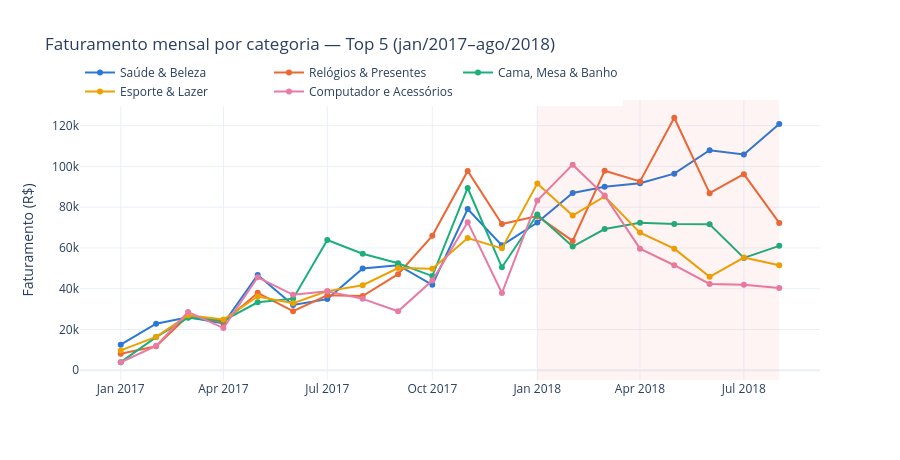

Source (notebook cell):
### Code cell
# Faturamento Mensal por Categoria

fig = go.Figure()
for cat in TOP5:
    fig.add_trace(go.Scatter(
        x=top5_mensal.index, y=top5_mensal[cat], name=NOMES_TOP5[cat],
        mode='lines+markers', line=dict(color=CORES_CATEGORIA[cat], width=2), marker=dict(size=6),
    ))
fig.add_vrect(x0='2018-01', x1='2018-08', fillcolor='#e34948', opacity=0.06, line_width=0)
fig.update_layout(
    title='Faturamento mensal por categoria — Top 5 (jan/2017–ago/2018)',
    xaxis_title='', yaxis_title='Faturamento (R$)',
    template='plotly_white', height=460, hovermode='x unified',
    legend=dict(orientation='h', y=1.15, x=0),
)
fig.show()

### Figure 1 — Plotly figure (JSON) as saved in the notebook; plotly's stock layout.template omitted (floating-point values rounded to 4 significant figures)
{"data": [{"line": {"color": "#2a78d6", "width": 2}, "marker": {"size": 6}, "mode": "lines+markers", "name": "Saúde & Beleza", "type": "scatter", "x": ["2017-01", "2017-02", "2017-03", "2017-04", "2017-05", "2017-06", "2017-07", "2017-08", "2017-09", "2017-10", "2017-11", "2017-12", "2018-01", "2018-02", "2018-03", "2018-04", "2018-05", "2018-06", "2018-07", "2018-08"], "y": [12560.0, 22840.0, 26000.0, 22940.0, 46790.0, 32030.0, 34900.0, 49870.0, 51540.0, 41920.0, 79120.0, 61260.0, 72470.0, 87000.0, 90030.0, 91750.0, 96460.0, 107900.0, 105800.0, 120800.0]}, {"line": {"color": "#eb6834", "width": 2}, "marker": {"size": 6}, "mode": "lines+markers", "name": "Relógios & Presentes", "type": "scatter", "x": ["2017-01", "2017-02", "2017-03", "2017-04", "2017-05", "2017-06", "2017-07", "2017-08", "2017-09", "2017-10", "2017-11", "2017-12", "2018-01", "2018-02", "2018-03", "2018-04", "2018-05", "2018-06", "2018-07", "2018-08"], "y": [8087.0, 11760.0, 26770.0, 23490.0, 37970.0, 28950.0, 36800.0, 36420.0, 47140.0, 65960.0, 97720.0, 71730.0, 75620.0, 63460.0, 97860.0, 92660.0, 123900.0, 86890.0, 96210.0, 72280.0]}, {"line": {"color": "#1baf7a", "width": 2}, "marker": {"size": 6}, "mode": "lines+markers", "name": "Cama, Mesa & Banho", "type": "scatter", "x": ["2017-01", "2017-02", "2017-03", "2017-04", "2017-05", "2017-06", "2017-07", "2017-08", "2017-09", "2017-10", "2017-11", "2017-12", "2018-01", "2018-02", "2018-03", "2018-04", "2018-05", "2018-06", "2018-07", "2018-08"], "y": [3960.0, 16280.0, 25770.0, 24350.0, 33350.0, 35110.0, 63890.0, 57140.0, 52470.0, 46198, 89410.0, 50510.0, 76380.0, 60690.0, 69260.0, 72360.0, 71700.0, 71570.0, 55080.0, 61040.0]}, {"line": {"color": "#eda100", "width": 2}, "marker": {"size": 6}, "mode": "lines+markers", "name": "Esporte & Lazer", "type": "scatter", "x": ["2017-01", "2017-02", "2017-03", "2017-04", "2017-05", "2017-06", "2017-07", "2017-08", "2017-09", "2017-10", "2017-11", "2017-12", "2018-01", "2018-02", "2018-03", "2018-04", "2018-05", "2018-06", "2018-07", "2018-08"], "y": [9718.0, 16370.0, 27000.0, 24860.0, 36160.0, 32900.0, 38810.0, 41730.0, 50170.0, 49750.0, 64870.0, 59790.0, 91570.0, 75860.0, 85290.0, 67530.0, 59660.0, 45850.0, 55290.0, 51500.0]}, {"line": {"color": "#e87ba4", "width": 2}, "marker": {"size": 6}, "mode": "lines+markers", "name": "Computador e Acessórios", "type": "scatter", "x": ["2017-01", "2017-02", "2017-03", "2017-04", "2017-05", "2017-06", "2017-07", "2017-08", "2017-09", "2017-10", "2017-11", "2017-12", "2018-01", "2018-02", "2018-03", "2018-04", "2018-05", "2018-06", "2018-07", "2018-08"], "y": [3924.0, 11970.0, 28620.0, 20690.0, 45630.0, 37010.0, 38709, 35030.0, 28930.0, 44020.0, 72656, 37880.0, 83260.0, 100900.0, 85670.0, 59650.0, 51520.0, 42330.0, 41900.0, 40290.0]}], "layout": {"height": 460, "hovermode": "x unified", "legend": {"orientation": "h", "x": 0, "y": 1.15}, "shapes": [{"fillcolor": "#e34948", "line": {"width": 0}, "opacity": 0.06, "type": "rect", "x0": "2018-01", "x1": "2018-08", "xref": "x", "y0": 0, "y1": 1, "yref": "y domain"}], "title": {"text": "Faturamento mensal por categoria — Top 5 (jan/2017–ago/2018)"}, "xaxis": {"title": {"text": ""}}, "yaxis": {"title": {"text": "Faturamento (R$)"}}}}
